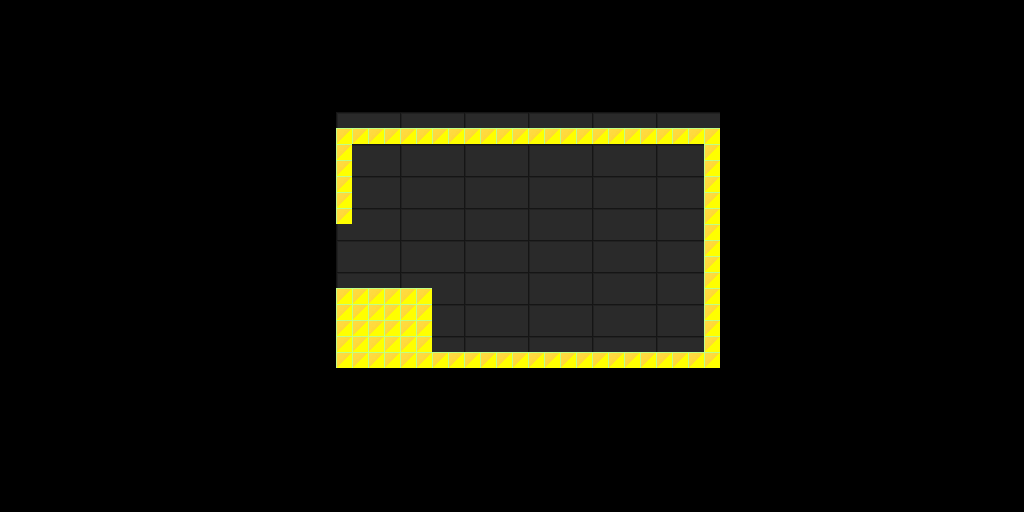

Rendered tile map (Tiled .tmx) drawn with the repository's tilesets; below, a short description and the map source with its tile grids summarised:
An orthogonal 64x32 tile map with 16x16 px tiles, 2 tile layers (Real Background, Real Platforms), 2 tilesets and 5 objects (Scene Door Portal, Checkpoint, Camera Trigger, Camera Bounds).

<map version="1.0" orientation="orthogonal" renderorder="right-down" width="64" height="32" tilewidth="16" tileheight="16" nextobjectid="56">
 <tileset firstgid="1" name="blocks_16x16" tilewidth="16" tileheight="16" tilecount="144" columns="12">
  <image source="blocks_16x16.png" width="192" height="192" />
 </tileset>
 <tileset firstgid="145" name="blocks_192x128" tilewidth="192" tileheight="128" tilecount="2" columns="2">
  <image source="blocks_192x128.png" width="384" height="128" />
 </tileset>
 <layer name="Real Background" width="64" height="32">
  <properties>
   <property name="Layer" value="House" />
   <property name="Type" value="Background" />
   <property name="Universe" value="RealWorld" />
  </properties>
  <data>[2048 cells, 4 non-empty, 1 distinct tile ids]</data>
 </layer>
 <layer name="Real Platforms" width="64" height="32">
  <properties>
   <property name="Layer" value="House" />
   <property name="Type" value="Platform" />
   <property name="Universe" value="RealWorld" />
  </properties>
  <data>[2048 cells, 90 non-empty, 1 distinct tile ids]</data>
 </layer>
 <objectgroup name="Sceen Transition Doors">
  <properties>
   <property name="Commands" value="DestroyPrefab" />
   <property name="Layer" value="House" />
   <property name="Type" value="PrefabGroup" />
   <property name="Universe" value="RealWorld" />
  </properties>
  <object id="51" name="Left Door" type="Scene Door Portal" x="336" y="224" width="16" height="64">
   <properties>
    <property name="Door Key" value="GreenHouseDoorKey" />
    <property name="Prefab" value="Scene Transition Door" />
    <property name="Transition Direction" value="Left" />
    <property name="Transition To Portal" value="Right Door" />
    <property name="Transition To Scene" value="scene_transition_test_right_door" />
   </properties>
  </object>
 </objectgroup>
 <objectgroup color="#0055ff" name="Camera Bounds">
  <properties>
   <property name="Commands" value="DestroyPrefab" />
   <property name="Layer" value="House" />
   <property name="Type" value="CameraBounds" />
   <property name="Universe" value="RealWorld" />
  </properties>
  <object id="32" x="336" y="128" width="384" height="240" />
 </objectgroup>
 <objectgroup name="Checkpoints">
  <properties>
   <property name="Commands" value="DestroyPrefab" />
   <property name="Layer" value="House" />
   <property name="Type" value="PrefabGroup" />
   <property name="Universe" value="RealWorld" />
  </properties>
  <object id="52" type="Checkpoint" gid="7" x="384" y="272" width="16" height="16" />
 </objectgroup>
 <objectgroup name="Camera Modifier">
  <properties>
   <property name="Commands" value="DestroyPrefab" />
   <property name="Layer" value="House" />
   <property name="Type" value="CameraModifier" />
   <property name="Universe" value="Global" />
  </properties>
  <object id="54" type="Camera Trigger" x="384" y="240" width="16" height="32" />
  <object id="55" type="Camera Bounds" x="336" y="128" width="384" height="240" />
 </objectgroup>
</map>
